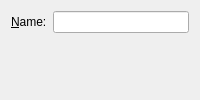
<?xml version="1.0" encoding="UTF-8"?>
<ui version="4.0">
 <class>ConnectionWizardPage</class>
 <widget class="QWizardPage" name="ConnectionWizardPage">
  <property name="title">
   <string>Connection information</string>
  </property>
  <property name="subTitle">
   <string>An optional name for the connection</string>
  </property>
  <layout class="QFormLayout" name="formLayout">
   <property name="fieldGrowthPolicy">
    <enum>QFormLayout::ExpandingFieldsGrow</enum>
   </property>
   <item row="0" column="0">
    <widget class="QLabel" name="label_5">
     <property name="text">
      <string>&amp;Name:</string>
     </property>
     <property name="buddy">
      <cstring>lineEditName</cstring>
     </property>
    </widget>
   </item>
   <item row="0" column="1">
    <widget class="QLineEdit" name="lineEditName">
     <property name="inputMethodHints">
      <set>Qt::ImhNoAutoUppercase</set>
     </property>
    </widget>
   </item>
  </layout>
 </widget>
 <resources/>
 <connections/>
</ui>
